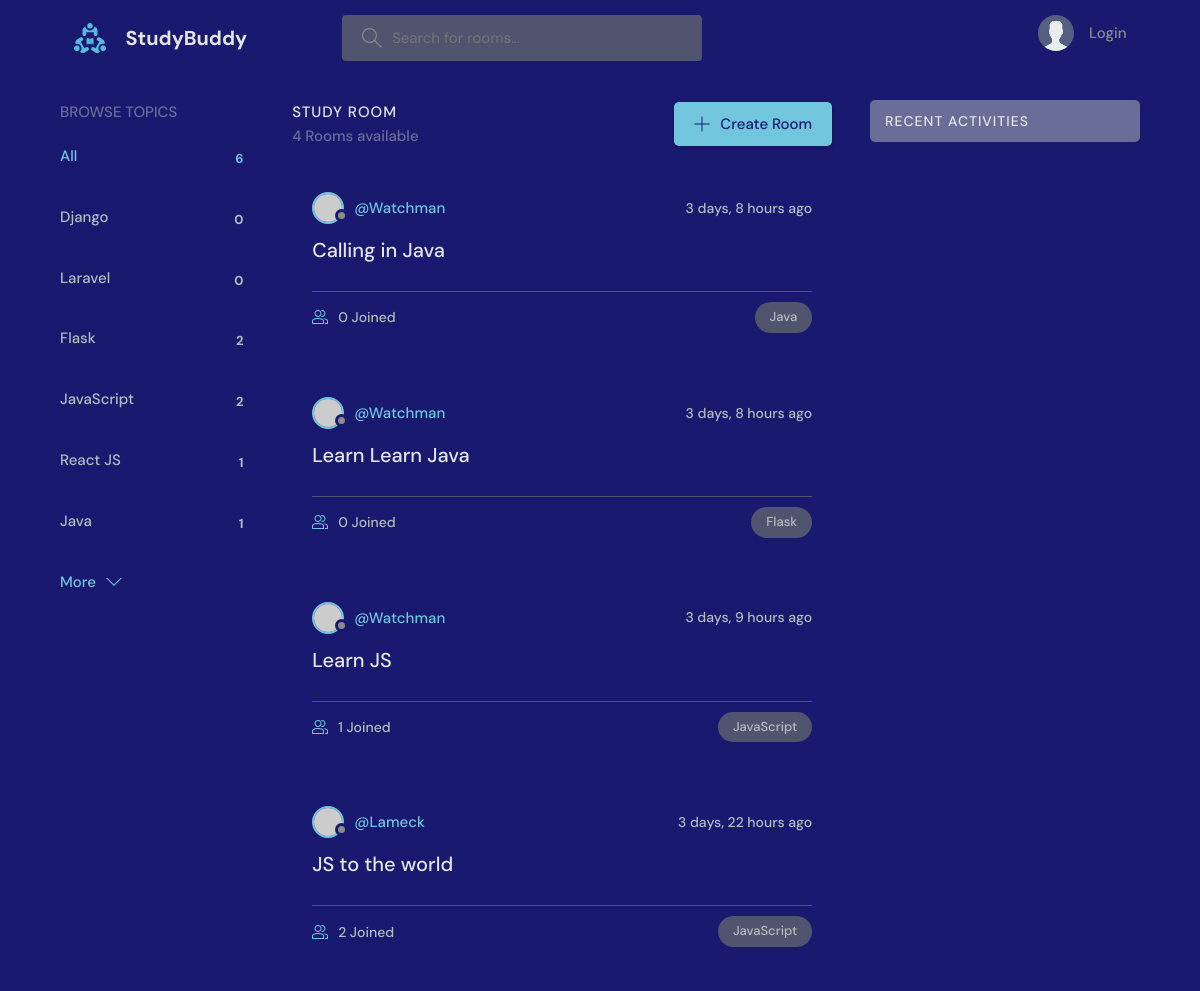
Page /?q=Java on the earlier database version.
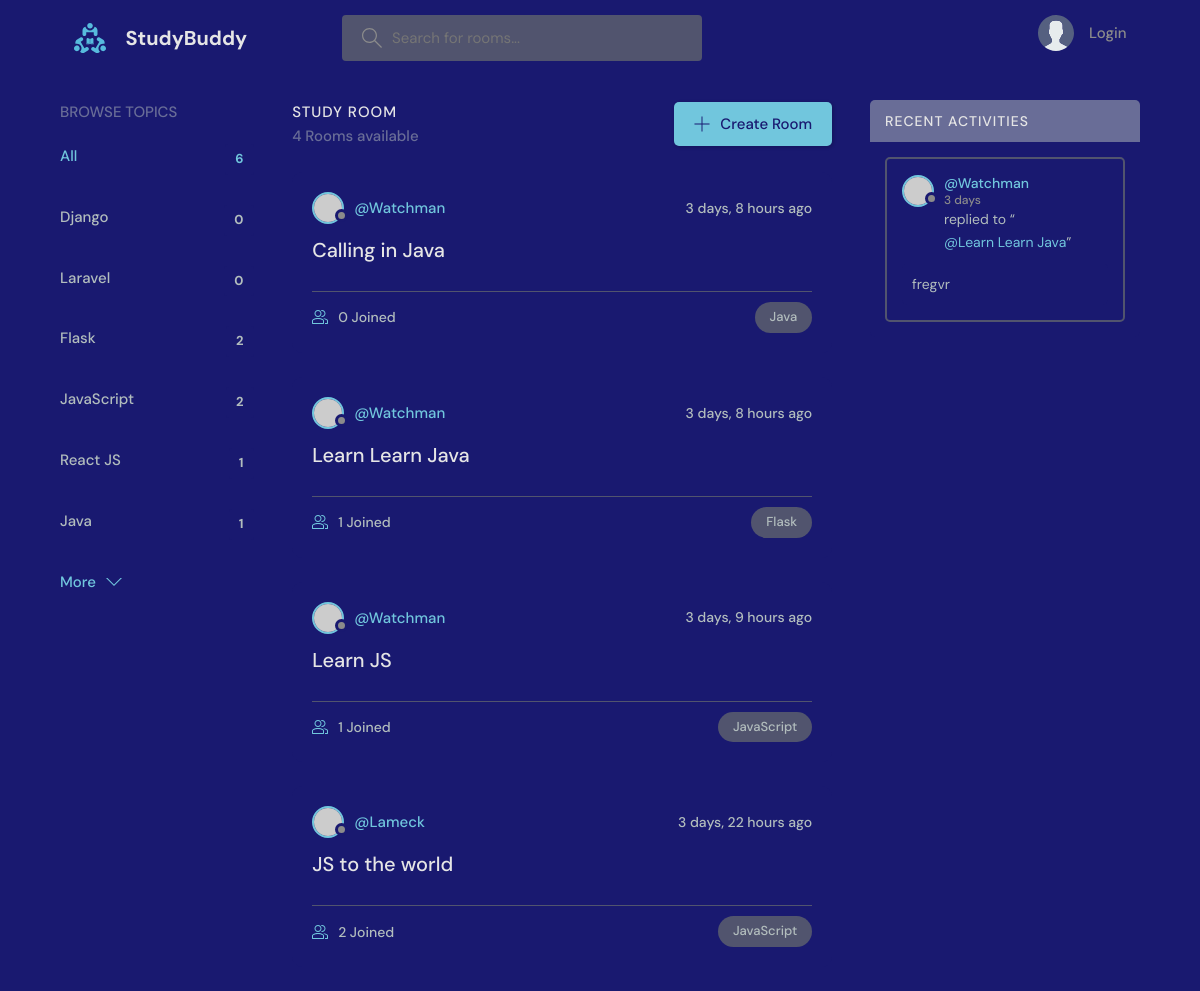
Same page on the later database version.
### playground/models.py (models this page shows)
class Topic(models.Model):
    name = models.CharField(max_length=200)
    def __str__(self):
        return self.name

class Room(models.Model):
    host = models.ForeignKey(User, on_delete=models.SET_NULL, null=True)
    topic = models.ForeignKey(Topic, on_delete=models.SET_NULL, null=True)
    name = models.CharField(max_length=200)
    description = models.TextField(null=True, blank=True)
    participants = models.ManyToManyField(User, related_name="participarts", blank=True)
    updated = models.DateTimeField(auto_now=True)
    created = models.DateTimeField(auto_now_add=True)
    class Meta:
        ordering = ["-updated", "-created"]
    def __str__(self):
        return self.name

class Messages(models.Model):
    user = models.ForeignKey(User, on_delete=models.CASCADE)
    room = models.ForeignKey(Room, on_delete=models.CASCADE)
    body = models.TextField()
    updated = models.DateTimeField(auto_now=True)
    created = models.DateTimeField(auto_now_add=True)
    class Meta:
        ordering = ["-updated", "-created"]
    def __str__(self):
        return self.body[0:50]

### playground/views.py (the view)
# urls.py: path("", views.home, name="home"),
def home(request):
    q = request.GET.get("q") if request.GET.get("q") != None else ""
    rooms = Room.objects.filter(
        Q(topic__name__icontains=q)
        | Q(name__icontains=q)
        | Q(description__icontains=q),
    )
    room_count = rooms.count()
    topics = Topic.objects.all()
    room_messages = Messages.objects.filter(Q(room__name__icontains=q))
    context = {
        "rooms": rooms,
        "topics": topics,
        "room_count": room_count,
        "room_messages": room_messages,
    }
    return render(request, "playground/home.html", context)

### playground/templates/playground/home.html (shortened to what this page needs)
 {% extends 'main.html' %}
 {% block content %}
    <main class="layout layout--3">
      <div class="container">
       {% include 'playground/topics_component.html' %}
        <div class="roomList">
          <div class="roomList__header">
            <div>
              <h2>Study Room</h2>
              <p>{{ room_count }} Rooms available</p>
            </div>
            <a class="btn btn--main" href="{% url 'create-room' %}">
              <svg version="1.1" xmlns="http://www.w3.org/2000/svg" width="32" height="32" viewBox="0 0 32 32">
                <title>add</title>
                <path
                  d="M16.943 0.943h-1.885v14.115h-14.115v1.885h14.115v14.115h1.885v-14.115h14.115v-1.885h-14.115v-14.115z"
                ></path>
              </svg>
              Create Room
            </a>
          </div>
          {% include 'playground/feeds_component.html' %}
        </div>
{% include 'playground/activity_component.html' %}
      </div>
    </main>
 {% endblock content %}

### playground/templates/playground/topics_component.html
<div class="topics">
    <div class="topics__header">
      <h2>Browse Topics</h2>
    </div>
    <ul class="topics__list">
      <li>
        <a href="{% url 'home' %}" class="active">All <span>{{ topics.count }}</span></a>
      </li>
{% for topic in topics %}
      <li>
        <a href="{% url 'home' %}?q={{ topic.name }}"> {{ topic.name }} <span>{{ topic.room_set.all.count }}</span></a>
      </li>
{% endfor %}
    </ul>
    <a class="btn btn--link" href="topics.html">
      More
      <svg version="1.1" xmlns="http://www.w3.org/2000/svg" width="32" height="32" viewBox="0 0 32 32">
        <title>chevron-down</title>
        <path d="M16 21l-13-13h-3l16 16 16-16h-3l-13 13z"></path>
      </svg>
    </a>
  </div>

### playground/templates/playground/feeds_component.html (shortened to what this page needs)
{% for room in rooms %}
<div class="roomListRoom">
   <div class="roomListRoom__header">
     <a href=" {% url 'profile' room.host.id %}" class="roomListRoom__author">
       <div class="avatar avatar--small">
         <img src="https://randomuser.me/api/portraits/women/11.jpg" />
       </div>
       <span>@{{ room.host.username }}</span>
     </a>
     <div class="roomListRoom__actions">
       <span>{{ room.created|timesince }} ago</span>
     </div>
   </div>
   <div class="roomListRoom__content">
     <a href="{% url 'room' room.id %}">{{ room.name }}</a>
   </div>
   <div class="roomListRoom__meta">
     <a href="{% url 'room' room.id %}" class="roomListRoom__joined">
       {{ room.participants.count }} Joined
     </a>
     <p class="roomListRoom__topic">{{ room.topic }}</p>
   </div>
 </div>
 {% endfor %}

### playground/templates/playground/activity_component.html (shortened to what this page needs)
<div class="activities">
    <div class="activities__header">
      <h2>Recent Activities</h2>
    </div>
    {% for message in room_messages %}
      <div class="activities__box">
        <div class="activities__boxHeader roomListRoom__header">
          {% if message.user and message.user.id %}
            <a href="{% url 'profile' message.user.id %}" class="roomListRoom__author">
              <div class="avatar avatar--small">
                <img src="https://randomuser.me/api/portraits/women/11.jpg" />
              </div>
              <p>
                @{{ message.user }}
                <span>{{ message.created|timesince }}</span>
              </p>
            </a>
          {% else %}
            <p>Anonymous User</p>
          {% endif %}
        </div>
        <div class="activities__boxContent">
          <p>replied to “<a href="{% url 'room' message.room.id %}">@{{ message.room }}</a>”</p>
          <div class="activities__boxRoomContent">
            {{ message }}
          </div>
        </div>
      </div>
    {% endfor %}
  </div>

Differences in the rows shown:
computed for Room "Learn Learn Java": participants.count "0" → "1"
added Messages: user "Watchman", created "3 days", room "Learn Learn Java", body "fregvr"
